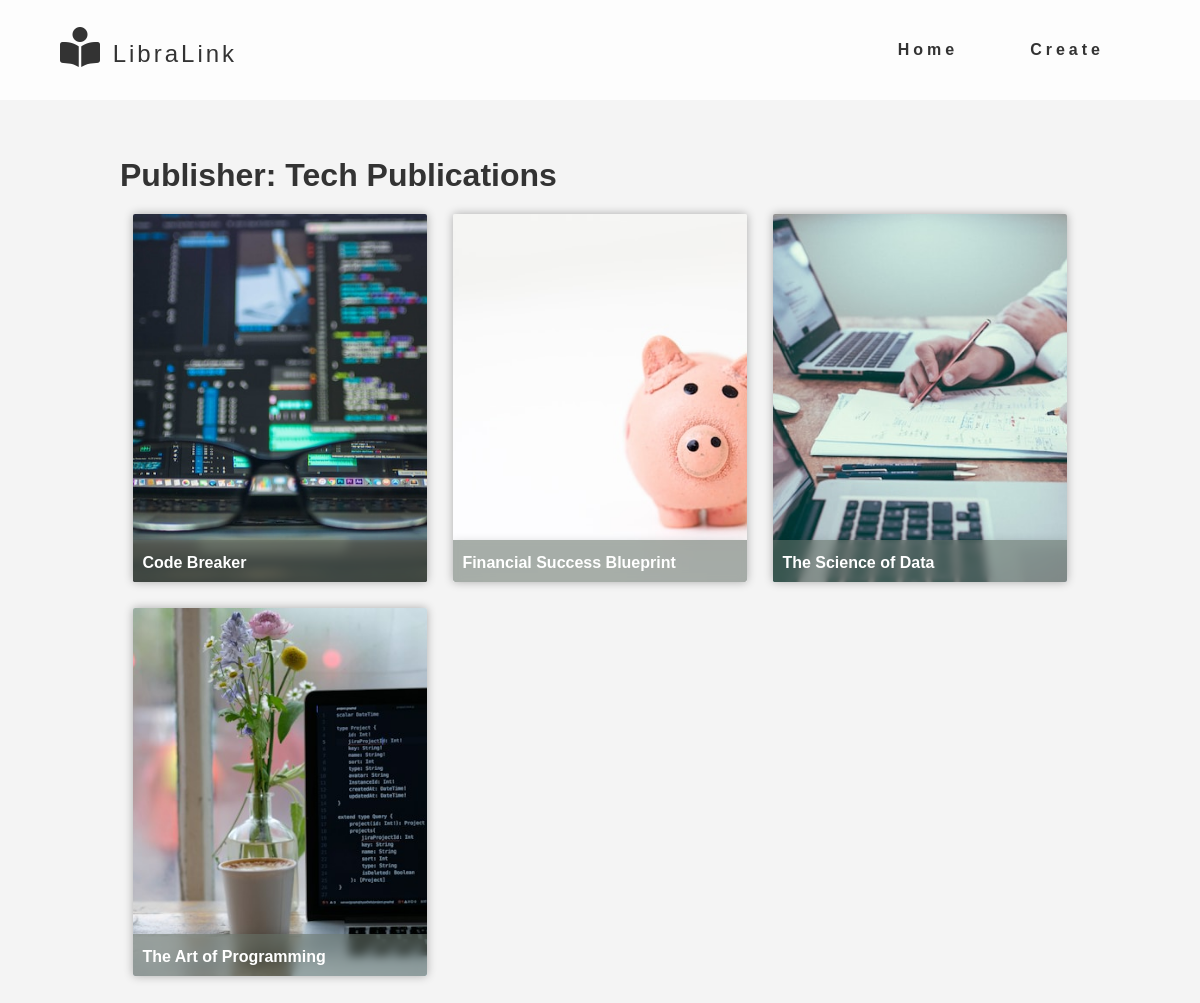
Screenshot of /publisher.php?publisher_name=Tech Publications with the database file from the repository.
### tables this page shows
CREATE TABLE `library` (
  `ISBN` bigint(20) NOT NULL,
  `title` varchar(50) NOT NULL,
  `image` varchar(255) DEFAULT NULL,
  `short_description` varchar(255) DEFAULT NULL,
  `type` varchar(50) DEFAULT NULL,
  `author_first_name` varchar(50) DEFAULT NULL,
  `author_last_name` varchar(50) DEFAULT NULL,
  `publisher_name` varchar(50) DEFAULT NULL,
  `publisher_address` varchar(50) DEFAULT NULL,
  `publish_date` date NOT NULL
);

### publisher.php (the view, shortened to what this page needs)
<?php
require_once "components/db_connection.php";
require_once "components/navbar.php";
if (isset($_GET['publisher_name']) && !empty($_GET['publisher_name'])) {
  $publisher_name = urldecode($_GET['publisher_name']);
  $sql = "SELECT * FROM `library` WHERE `publisher_name` = '$publisher_name'";
  $result = mysqli_query($connect, $sql);
  $cards = "";
  if (mysqli_num_rows($result) > 0) {
    while ($row = mysqli_fetch_assoc($result)) {
      $cards .= "
    <div class='m-03'>
      <div class='card'>
          <img src='images/$row[image]' alt=''>
          <div class='details'>
              <label>$row[title]</label>
              <p>Autor: $row[author_first_name] $row[author_last_name]</p>
              <p class='card-text fs-6'>Publisher: <a class='pub-link' href='publisher.php?publisher_name=" . urlencode($row['publisher_name']) . "'>$row[publisher_name]</a></p>
              <a href='details.php?ISBN=$row[ISBN]' class='btn btn-primary'>Details</a>
              <a href='update.php?ISBN=$row[ISBN]' class='btn btn-secondary'>Edit</a>
              <a href='delete.php?ISBN=$row[ISBN]' class='btn btn-tertiary'>Delete</a>
          </div>
      </div>
    </div>
    ";
    }
  } else {
    $cards = "<p>No data found ¯\_(ツ)_/¯</p>";
  }
}
?>
<!DOCTYPE html>
<html lang="en">
<head>
  <link rel="stylesheet" href="style/style.css">
</head>
<body>
  <?= $navbar ?>
  <div class="container pt-120">
    <h1>Publisher: <?= $_GET['publisher_name'] ?></h1>
    <div class="grid-container">
      <?= $cards ?>
    </div>
  </div>
</body>
</html>

### style/style.css (style rules this page uses)
.pt-120 { padding-top: 120px; }
* { box-sizing: border-box; margin: 0; padding: 0; }
body { font-family: Arial, Helvetica, sans-serif; line-height: 1.6; background: #f4f4f4; color: #333; }
.container { width: clamp(500px, 80%, 1200px); margin: 30px auto; }
.grid-container { display: grid; grid-template-columns: repeat(auto-fit, minmax(280px, 1fr)); }
.m-03 { margin: 0.3rem; }
.card { aspect-ratio: 4/5; box-shadow: 0 0 10px 0 rgba(0, 0, 0, 0.3); position: relative; margin: 0.5rem; overflow: hidden; border-radius: 2px; transition: transform 0.3s ease-in-out, box-shadow 0.3s ease-in-out; }
.card > img { width: 100%; height: 100%; -o-object-fit: cover; object-fit: cover; transition: transform 0.3s ease-in-out; }
.details > label { font-weight: bold; }
.details { color: white; box-shadow: 0 3px 10px rgba(0, 0, 0, 0.2); width: 100%; background: rgba(101, 113, 102, 0.568627451); -webkit-backdrop-filter: blur(5px); backdrop-filter: blur(5px); position: absolute; bottom: 0; height: 2.6em; transition: height 0.3s ease-in-out; padding: 0.6em; overflow: hidden; }

### rows the page displays
library: image (picture), title "Code Breaker"
library: image (picture), title "Financial Success Blueprint"
library: image (picture), title "The Science of Data"
library: image (picture), title "The Art of Programming"

### other values shown
$_GET['publisher_name'] "Tech Publications"
